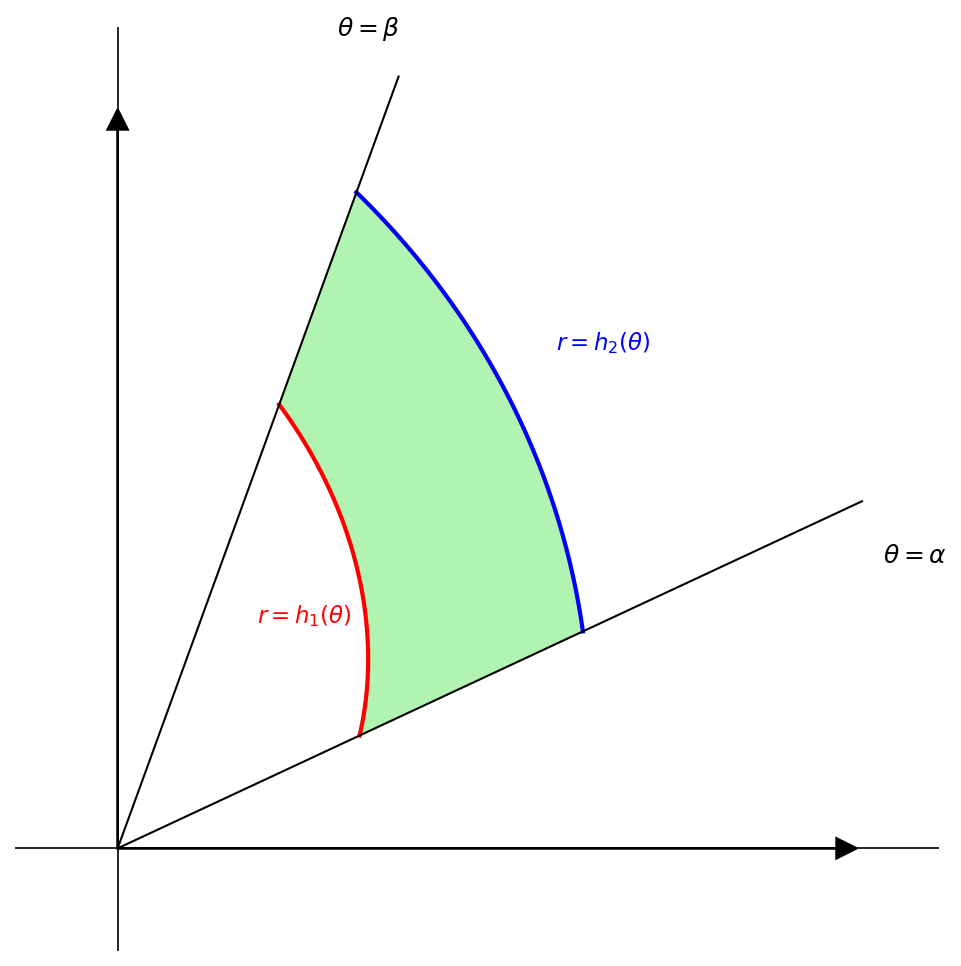

This chart was generated by the following Python code:
"""
Python draft for TestCase4 - Polar coordinate region diagram

The diagram shows:
- Two rays from origin at angles alpha and beta
- Inner curve r = h1(theta) (red)
- Outer curve r = h2(theta) (blue)
- Shaded region between curves (green)

Key observations from the original image:
- alpha is roughly 20-30 degrees (lower ray)
- beta is roughly 60-70 degrees (upper ray)
- Both curves are smooth and convex outward
- h1 < h2 for all theta in [alpha, beta]
- The curves don't have specific equations - they're generic smooth curves
"""

import numpy as np
import matplotlib.pyplot as plt

# Set up the figure
fig, ax = plt.subplots(1, 1, figsize=(8, 8))

# Angles for the rays (in radians)
alpha = np.radians(25)  # Lower ray
beta = np.radians(70)   # Upper ray

# Create theta values for the curves
theta = np.linspace(alpha, beta, 100)

# Try different candidate functions for the curves
# The curves should be smooth and monotonic in r as functions of theta

# Candidate 1: Linear in theta (simple)
def h1_linear(t):
    return 1.5 + 0.5 * (t - alpha) / (beta - alpha)

def h2_linear(t):
    return 2.8 + 0.5 * (t - alpha) / (beta - alpha)

# Candidate 2: Slightly curved (quadratic)
def h1_quad(t):
    s = (t - alpha) / (beta - alpha)  # Normalized to [0,1]
    return 1.3 + 0.8 * s + 0.2 * s**2

def h2_quad(t):
    s = (t - alpha) / (beta - alpha)
    return 2.5 + 0.6 * s + 0.3 * s**2

# Candidate 3: Sinusoidal variation (gives nice smooth curves)
def h1_sin(t):
    s = (t - alpha) / (beta - alpha)
    return 1.5 + 0.3 * np.sin(np.pi * s)

def h2_sin(t):
    s = (t - alpha) / (beta - alpha)
    return 2.8 + 0.4 * np.sin(np.pi * s)

# Looking at the original, the curves seem fairly smooth with slight bulge
# Let's use simple smooth curves that look good
h1 = h1_quad(theta)
h2 = h2_quad(theta)

# Convert to Cartesian for plotting
x1 = h1 * np.cos(theta)
y1 = h1 * np.sin(theta)
x2 = h2 * np.cos(theta)
y2 = h2 * np.sin(theta)

# Plot the shaded region (need to create polygon)
# Region vertices: along h1 from alpha to beta, then along h2 from beta to alpha
theta_region = np.concatenate([theta, theta[::-1]])
r_region = np.concatenate([h1, h2[::-1]])
x_region = r_region * np.cos(theta_region)
y_region = r_region * np.sin(theta_region)

ax.fill(x_region, y_region, color='lightgreen', alpha=0.7, edgecolor='none')

# Plot the curves
ax.plot(x1, y1, 'r-', linewidth=2, label='r = h1(theta)')
ax.plot(x2, y2, 'b-', linewidth=2, label='r = h2(theta)')

# Plot the rays
ray_length = 4
ax.plot([0, ray_length * np.cos(alpha)], [0, ray_length * np.sin(alpha)],
        'k-', linewidth=1)
ax.plot([0, ray_length * np.cos(beta)], [0, ray_length * np.sin(beta)],
        'k-', linewidth=1)

# Plot the coordinate axes
ax.axhline(y=0, color='k', linewidth=0.8)
ax.axvline(x=0, color='k', linewidth=0.8)
ax.arrow(0, 0, 3.5, 0, head_width=0.1, head_length=0.1, fc='k', ec='k')
ax.arrow(0, 0, 0, 3.5, head_width=0.1, head_length=0.1, fc='k', ec='k')

# Add labels
ax.text(ray_length * np.cos(beta) - 0.3, ray_length * np.sin(beta) + 0.2,
        r'$\theta = \beta$', fontsize=12)
ax.text(ray_length * np.cos(alpha) + 0.1, ray_length * np.sin(alpha) - 0.3,
        r'$\theta = \alpha$', fontsize=12)

# Curve labels
mid_idx = len(theta) // 2
ax.text(x1[mid_idx] - 0.5, y1[mid_idx] - 0.2, r'$r = h_1(\theta)$',
        fontsize=11, color='red')
ax.text(x2[mid_idx] + 0.2, y2[mid_idx] + 0.3, r'$r = h_2(\theta)$',
        fontsize=11, color='blue')

ax.set_xlim(-0.5, 4)
ax.set_ylim(-0.5, 4)
ax.set_aspect('equal')
ax.axis('off')

plt.savefig('/Users/mingheiwong/Desktop/MathThermoCourseLatex/TikzPlayground/TestCase4-polar-region/draft.png',
            dpi=150, bbox_inches='tight')
plt.close()

print("Draft saved to draft.png")
